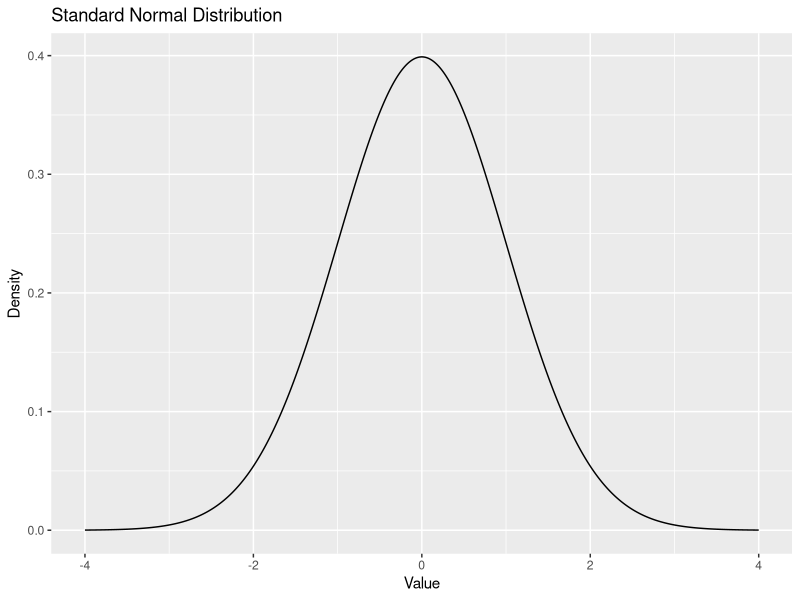
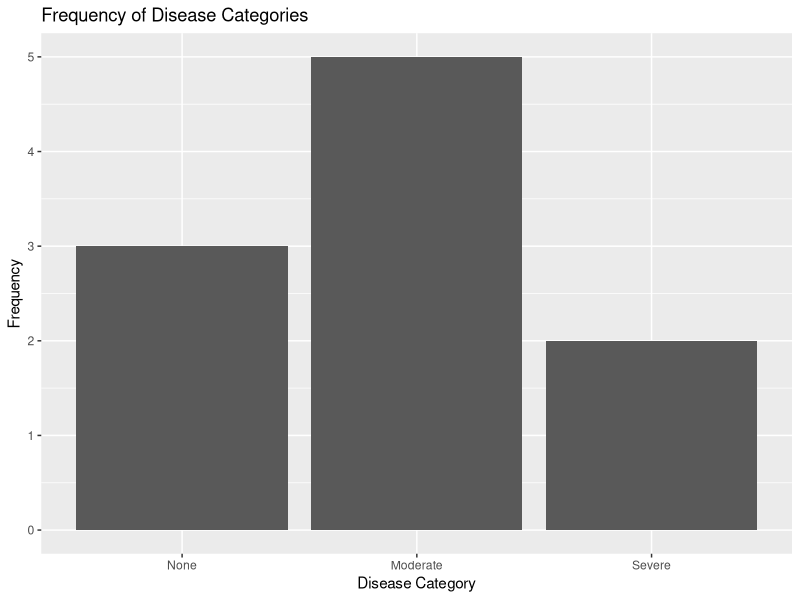
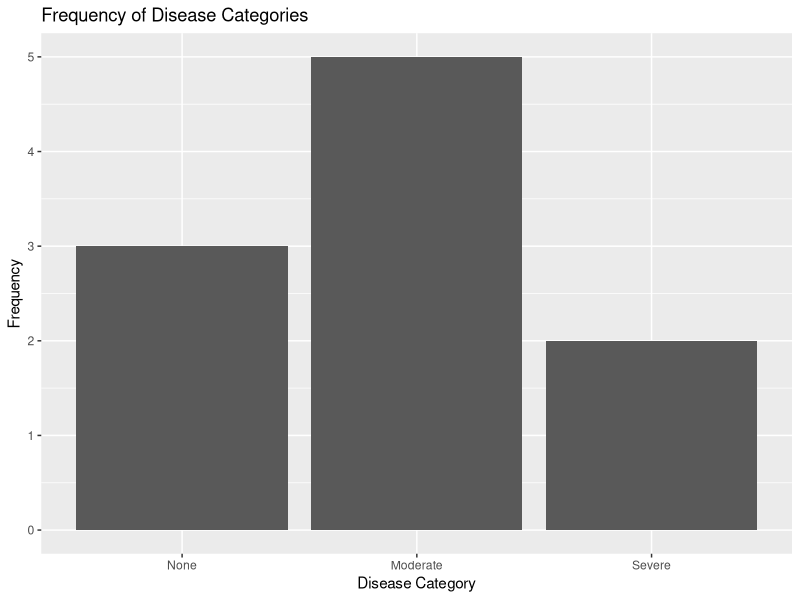
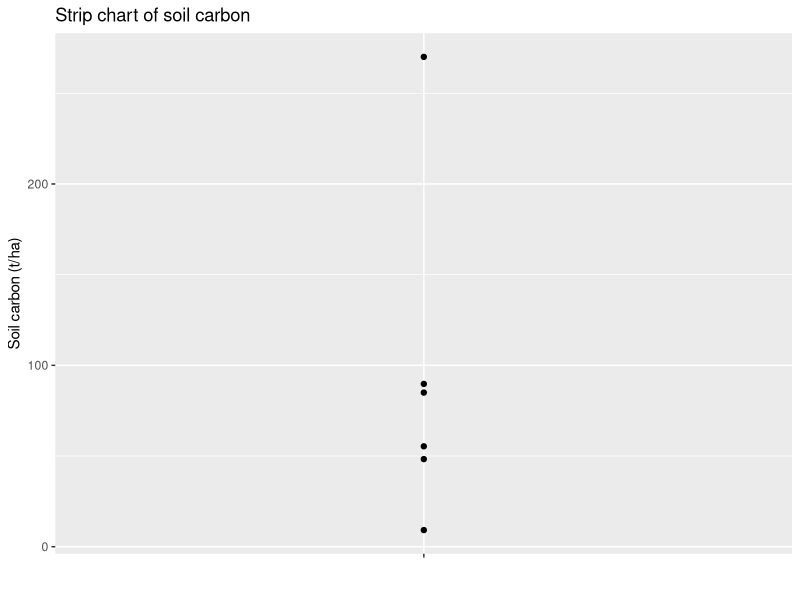
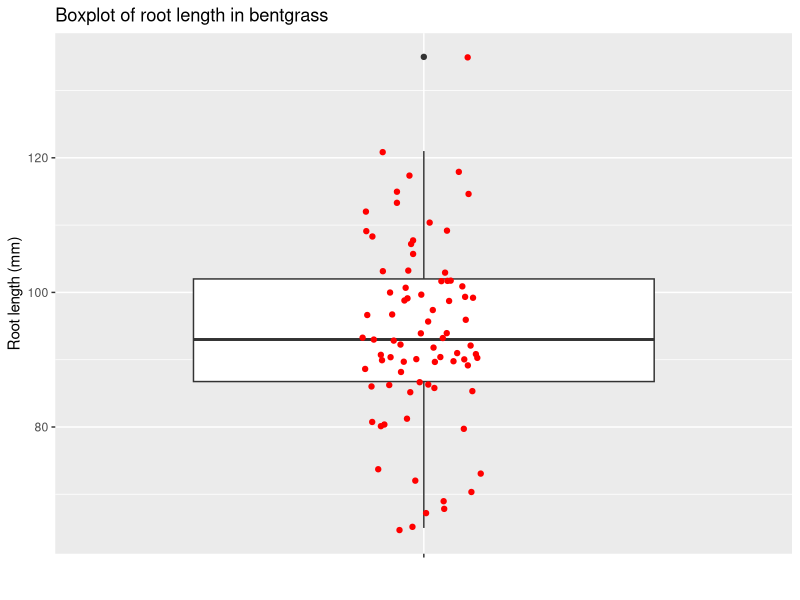
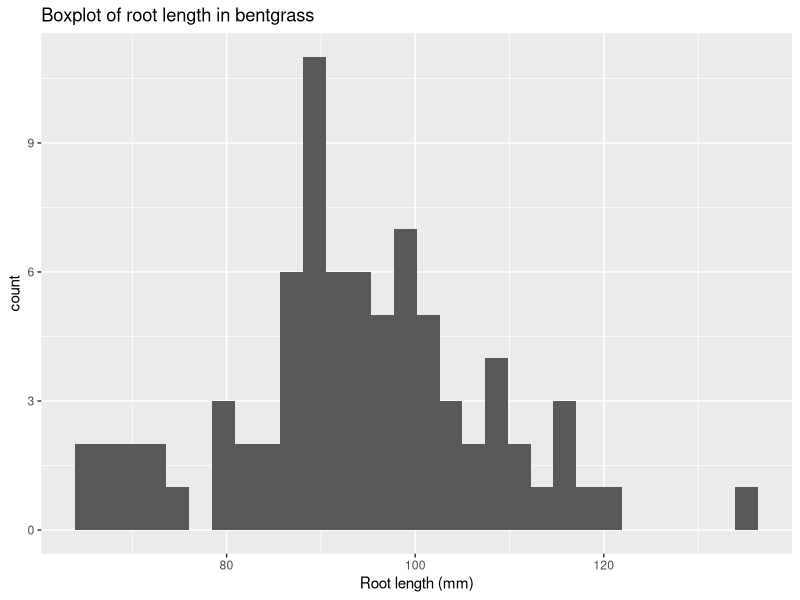
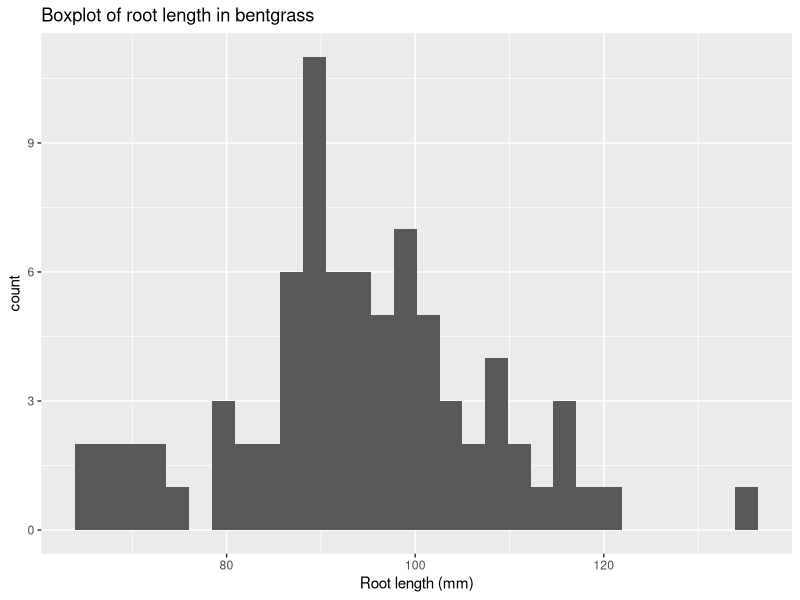

Generate these figures, in order, with R:
## ---- chunk 1
library(ggplot2)
library(tidyverse)

# Generate a normal distribution
normal_dist <- tibble(x = seq(-4, 4, by = 0.01)) %>%
  mutate(y = dnorm(x))

# Plot the distribution
ggplot(normal_dist, aes(x = x, y = y)) +
  geom_line() +
  ggtitle("Standard Normal Distribution") +
  xlab("Value") +
  ylab("Density")
## ---- chunk 2
total_c <- sum(c(48, 56, 78, 86, 90, 271))
print(total_c)
## ---- chunk 3
mean_c <- mean(c(48, 56, 78, 86, 90, 271))
print(mean_c)
## ---- chunk 4
median_c <- median(c(48, 56, 78, 86, 90, 271))
print(median_c)
## ---- chunk 5
mode_function <- function(x) {
  uniq_x <- unique(x)
  uniq_x[which.max(tabulate(match(x, uniq_x)))]
}
data_vector <- c(1, 2, 4, 4, 3, 5, 4)
mode_value <- mode_function(data_vector)
print(mode_value)
## ---- chunk 6
range_c <- max(c(48, 56, 78, 86, 90, 271)) - min(c(48, 56, 78, 86, 90, 271))
print(range_c)
## ---- chunk 7
quantile(c(1,2,3,4,5,6,7,8,9))
## ---- chunk 8
quant_c <- quantile(c(48, 56, 78, 86, 90, 271))
print(quant_c)
## ---- chunk 9
iqr_c <- IQR(c(48, 56, 78, 86, 90, 271))
print(iqr_c)
## ---- chunk 10
var_c <- var(c(48, 56, 78, 86, 90, 271))
print(var_c)
## ---- chunk 11
sd_c <- sd(c(48, 56, 78, 86, 90, 271))
print(sd_c)
## ---- chunk 12
cv_c <- sd(c(48, 56, 78, 86, 90, 271))/mean(c(48, 56, 78, 86, 90, 271))*100
print(cv_c)

cv_n <- sd(c(2, 16, 22, 45, 65, 93))/mean(c(2, 16, 22, 45, 65, 93))*100
print(cv_n)
## ---- chunk 13
mean(c(48, 56, 8, 86, 90, 27))
mean(c(48, 56, 8, 86, 90, 271))
## ---- chunk 14
median(c(48, 56, 8, 86, 90, 27))
median(c(48, 56, 8, 86, 90, 271))
## ---- chunk 15
var(c(48, 56, 8, 86, 90, 27))
var(c(48, 56, 8, 86, 90, 271))
## ---- chunk 16
IQR(c(48, 56, 8, 86, 90, 27))
IQR(c(48, 56, 8, 86, 90, 271))
## ---- chunk 17
# Load necessary library
library(ggplot2)

# Your disease data
disease <- c("None", "Moderate", "None", "Severe", "Moderate", "Moderate", "Severe", "Moderate", "None", "Moderate")

# Order factors from no disease to severe disease 
disease = factor(disease, levels = c("None", "Moderate", "Severe"))

# Create a frequency table
disease_tbl <- table(disease)
print(disease_tbl)
## ---- chunk 18
# Convert the table to a data frame for ggplot2
disease_df <- as.data.frame(disease_tbl)

# Rename the columns appropriately
names(disease_df) <- c("Disease", "Frequency")

# Create the bar plot
p <- ggplot(disease_df, aes(x = Disease, y = Frequency)) +
  geom_bar(stat = "identity") +
  ggtitle("Frequency of Disease Categories") +
  xlab("Disease Category") +
  ylab("Frequency")
## ---- chunk 19
print(p)
## ---- chunk 20
# Load necessary libraries
library(tidyverse)

# Your disease data
disease <- c("None", "Moderate", "None", "Severe", "Moderate", "Moderate", "Severe", "Moderate", "None", "Moderate")

# Convert to tibble and count occurrences
disease_data <- tibble(disease) %>%
  mutate(disease = factor(disease, levels = c("None", "Moderate", "Severe"))) %>%
  count(disease, name = "Frequency")

# Create the bar plot
ggplot(disease_data, aes(x = disease, y = Frequency)) +
  geom_bar(stat = "identity") +
  ggtitle("Frequency of Disease Categories") +
  xlab("Disease Category") +
  ylab("Frequency")
## ---- chunk 21
# Load necessary library
library(ggplot2)

# Your data
soil_c <- c(48, 56, 8, 86, 90, 271)

# Convert to a data frame
soil_c_df <- data.frame(Value = soil_c)

# Create the strip chart
p <- ggplot(soil_c_df, aes(x = "", y = Value)) +
  geom_jitter(width = 0) +
  ggtitle("Strip chart of soil carbon") +
  xlab("") +
  ylab("Soil carbon (t/ha)")
## ---- chunk 22
print(p)
## ---- chunk 23
root_length <- c(108, 102, 100, 135, 113, 109, 92, 97, 73, 65,
68, 74, 93, 97, 118, 121, 103, 99, 90, 90,
99, 102, 106, 90, 92, 97, 100, 92, 80, 99,
103, 103, 115, 85, 96, 86, 85, 86, 91, 90,
94, 93, 93, 99, 109, 115, 110, 94, 107, 88,
101, 89, 117, 91, 112, 101, 91, 81, 80, 67,
69, 80, 86, 81, 65, 90, 99, 93, 90, 102,
72, 70, 90, 90, 87, 89, 90, 96, 108, 86)
## ---- chunk 24
# Load necessary library
library(ggplot2)

# Convert to a data frame
root_length_df <- data.frame(Value = root_length)

# Create the strip chart
ggplot(root_length_df, aes(x = "", y = Value)) +
  geom_boxplot() +
  geom_jitter(width = 0.1, col = "red") +
  ggtitle("Boxplot of root length in bentgrass") +
  xlab("") +
  ylab("Root length (mm)")
## ---- chunk 25
# Load necessary library
library(ggplot2)

# Convert to a data frame
root_length_df <- data.frame(Value = root_length)

# Create the strip chart
ggplot(root_length_df, aes(Value)) +
  geom_histogram() +
  ggtitle("Boxplot of root length in bentgrass") +
  xlab("Root length (mm)") 
## ---- chunk 26
mean(soil_c)
median(soil_c)
## ---- chunk 27
mean(root_length)
median(root_length)
## ---- chunk 28
# Create the strip chart
ggplot(root_length_df, aes(Value)) +
  geom_histogram() +
  ggtitle("Boxplot of root length in bentgrass") +
  xlab("Root length (mm)") 
## ---- chunk 29
library(e1071)
skewness(root_length)
